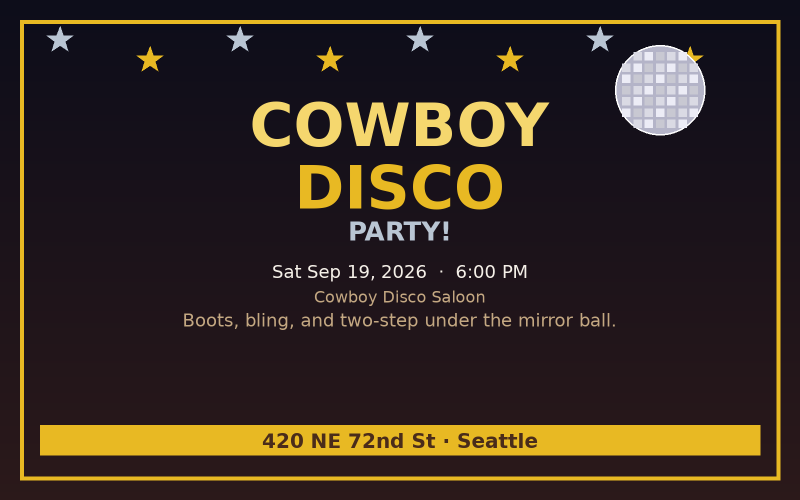
#> input picture assets/poster-party.png, 1600 x 1000 px (shown at 1/2 size)
$ python optimize-assets.py
#> lines starting #> are read from the running program, lines starting #| are printed output that depends on the picture
#> in main, poster is the input picture: PIL image 1600x1000 RGB; mean R, G, B 54.2, 41.7, 33.1
from __future__ import annotations

from pathlib import Path

from PIL import Image

ROOT = Path(__file__).resolve().parents[1]
ASSETS = ROOT / "assets"
POSTER_SOURCE = ASSETS / "poster-party.png"
POSTER_WEBP = ASSETS / "poster.webp"
POSTER_HERO = ASSETS / "poster-hero.jpg"
POSTER_OG = ASSETS / "poster-og.jpg"
ICON = ASSETS / "app-icon.png"
TARGET_OG_KB = 500

DISPLAY_ASSETS: list[tuple[str, int]] = [
    ("sign-entrance.png", 1200),
    ("sign-kyles-apartment.png", 1200),
    ("drink-list.png", 1000),
    ("food-labels-sheet.png", 1200),
]


def export_variants(poster: Image.Image) -> None:
    width, height = poster.size
#> width = 1600; height = 1000

    poster.save(POSTER_WEBP, format="WEBP", quality=82, method=6)
    poster.save(POSTER_HERO, format="JPEG", quality=88, optimize=True)

    og_width = 1200
    ratio = og_width / width
#> ratio = 0.75
    og = poster.resize((og_width, int(height * ratio)), Image.Resampling.LANCZOS)
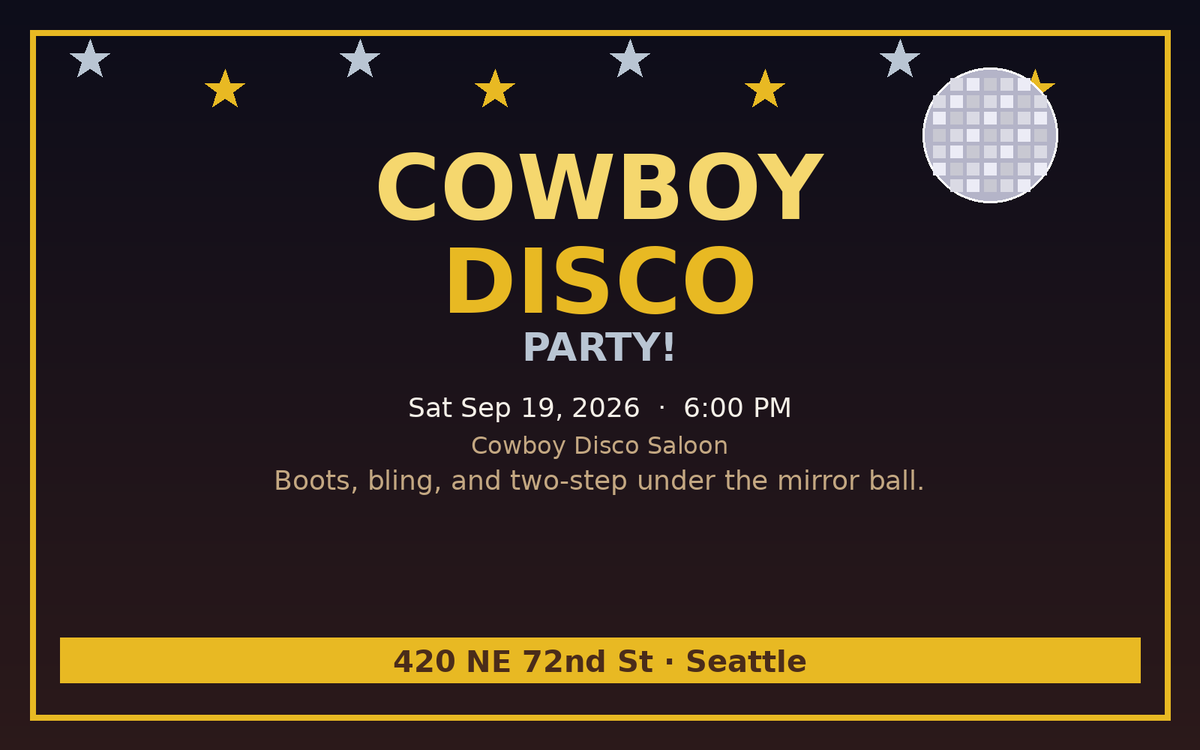
#> og: PIL image 1200x750 RGB; mean R, G, B 54.2, 41.7, 33.1
    for quality in (85, 80, 75, 70, 65):
        og.save(POSTER_OG, format="JPEG", quality=quality, optimize=True)
        if POSTER_OG.stat().st_size <= TARGET_OG_KB * 1024:
            break


def create_app_icon(poster: Image.Image) -> None:
    width, height = poster.size
#> width = 1600; height = 1000
    side = min(width, height)
#> side = 1000
    left = (width - side) // 2
#> left = 300
    top = max(0, int(height * 0.15))
#> top = 150
    crop = poster.crop((left, top, left + side, top + side))
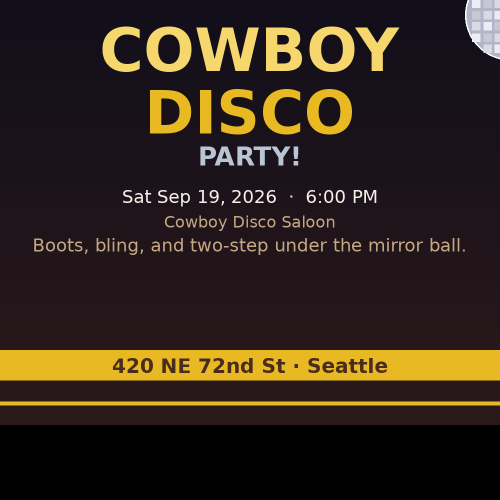
#> crop: PIL image 1000x1000 RGB (shown at 1/2 size); mean R, G, B 51.4, 39.1, 28.6
    icon = crop.resize((512, 512), Image.Resampling.LANCZOS)
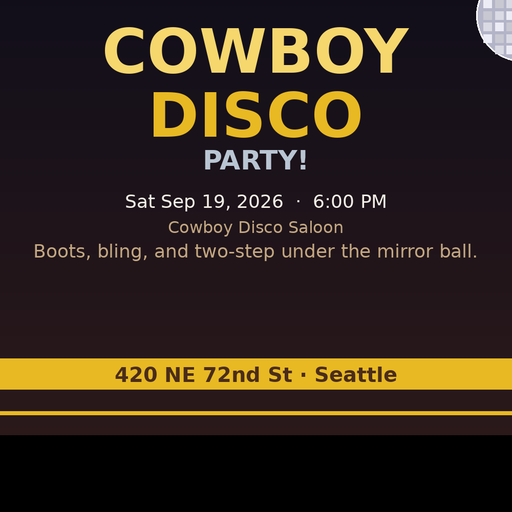
#> icon: PIL image 512x512 RGB; mean R, G, B 51.4, 39.1, 28.6
    icon.save(ICON, format="PNG", optimize=True, compress_level=9)


def optimize_display_assets() -> None:
    for filename, max_width in DISPLAY_ASSETS:
        src = ASSETS / filename
        if not src.exists():
            print(f"skip (missing): {filename}")
            continue

        img = Image.open(src).convert("RGB")
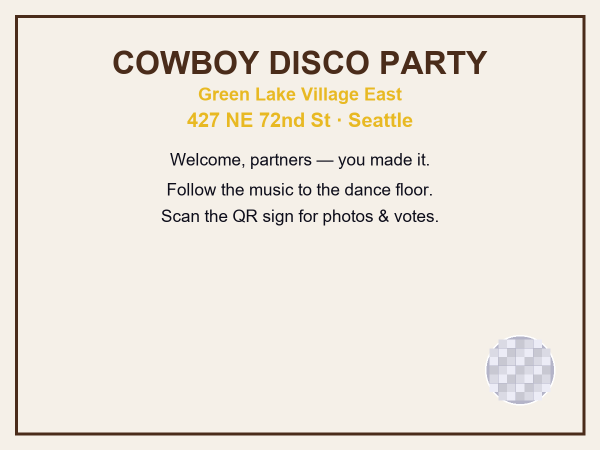
#> input picture assets/sign-entrance.png, 1200 x 900 px (shown at 1/2 size)
#> img is the input picture: PIL image 1200x900 RGB; mean R, G, B 236, 229.9, 220.8
        if img.width > max_width:
            ratio = max_width / img.width
            img = img.resize((max_width, int(img.height * ratio)), Image.Resampling.LANCZOS)

        stem = src.stem
        webp_path = ASSETS / f"{stem}.webp"
        jpg_path = ASSETS / f"{stem}.jpg"
        img.save(webp_path, format="WEBP", quality=82, method=6)
        img.save(jpg_path, format="JPEG", quality=85, optimize=True)

        print(
#> (the run stopped early here; a loop or call above may not have finished)
